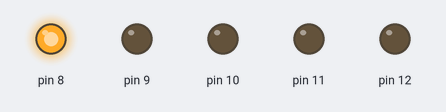
Bench run of a sketch on a simulated Arduino Uno, built with avr-gcc and run on an emulated ATmega328P. On the bench: output pins drawn as LEDs (lit = HIGH).

Above: at 0.2 s.
At 1.2 s:
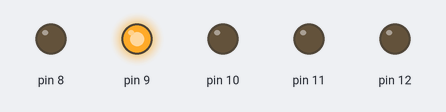
At 2.2 s:
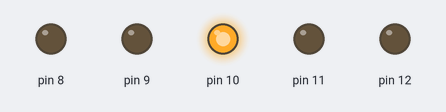
At 3.2 s:
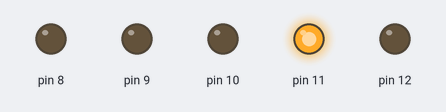
At 4.2 s:
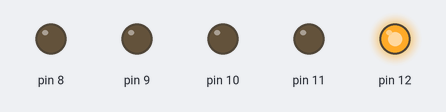
At 5.7 s:
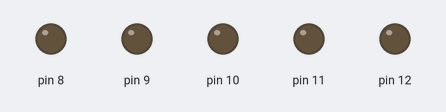
Timing chart, 0 to 6.5 s (numbered marks = the images above):
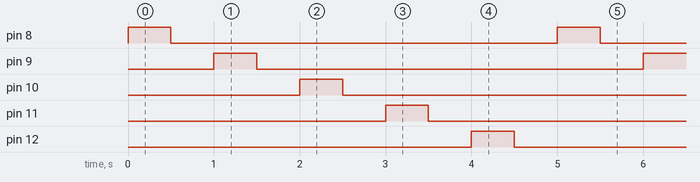

The sketch:

5leds.ino
```cpp
int pin = 0;

void setup() {
  for(pin = 8; pin < 13; pin++)
    pinMode(pin, OUTPUT);

}

void loop()
{
  for (pin = 8; pin < 13; pin++)

  {
    digitalWrite(pin,HIGH);
    delay(500);
    digitalWrite(pin,LOW);
    delay(500);
  }

}
//OK
```

Measured:
- by itself, pin 8–12: alternates HIGH for 0.50 s and LOW for 4.5 s
- by itself, everything shown: repeats every 5.0 s, in 10 steps
